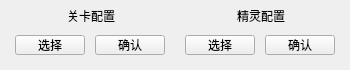
<?xml version="1.0" encoding="UTF-8"?>
<ui version="4.0">
 <class>autoWindow</class>
 <widget class="QMainWindow" name="autoWindow">
  <property name="geometry">
   <rect>
    <x>0</x>
    <y>0</y>
    <width>350</width>
    <height>70</height>
   </rect>
  </property>
  <property name="windowTitle">
   <string>脚本选择</string>
  </property>
  <widget class="QWidget" name="centralwidget">
   <widget class="QPushButton" name="GuanQiaQueRen_pushButton">
    <property name="geometry">
     <rect>
      <x>95</x>
      <y>35</y>
      <width>70</width>
      <height>20</height>
     </rect>
    </property>
    <property name="text">
     <string>确认</string>
    </property>
   </widget>
   <widget class="QLabel" name="label_GuanQiaPeiZhi">
    <property name="geometry">
     <rect>
      <x>67</x>
      <y>10</y>
      <width>54</width>
      <height>12</height>
     </rect>
    </property>
    <property name="text">
     <string>关卡配置</string>
    </property>
   </widget>
   <widget class="QLabel" name="label_JingLingPeiZhi">
    <property name="geometry">
     <rect>
      <x>237</x>
      <y>10</y>
      <width>54</width>
      <height>12</height>
     </rect>
    </property>
    <property name="text">
     <string>精灵配置</string>
    </property>
   </widget>
   <widget class="QPushButton" name="JingLingQueRen_pushButton">
    <property name="geometry">
     <rect>
      <x>265</x>
      <y>35</y>
      <width>70</width>
      <height>20</height>
     </rect>
    </property>
    <property name="text">
     <string>确认</string>
    </property>
   </widget>
   <widget class="QPushButton" name="GuanQiaXuanZe_pushButton">
    <property name="geometry">
     <rect>
      <x>15</x>
      <y>35</y>
      <width>70</width>
      <height>20</height>
     </rect>
    </property>
    <property name="text">
     <string>选择</string>
    </property>
   </widget>
   <widget class="QPushButton" name="JingLingXuanZe_pushButton">
    <property name="geometry">
     <rect>
      <x>185</x>
      <y>35</y>
      <width>70</width>
      <height>20</height>
     </rect>
    </property>
    <property name="text">
     <string>选择</string>
    </property>
   </widget>
  </widget>
 </widget>
 <resources/>
 <connections/>
</ui>
